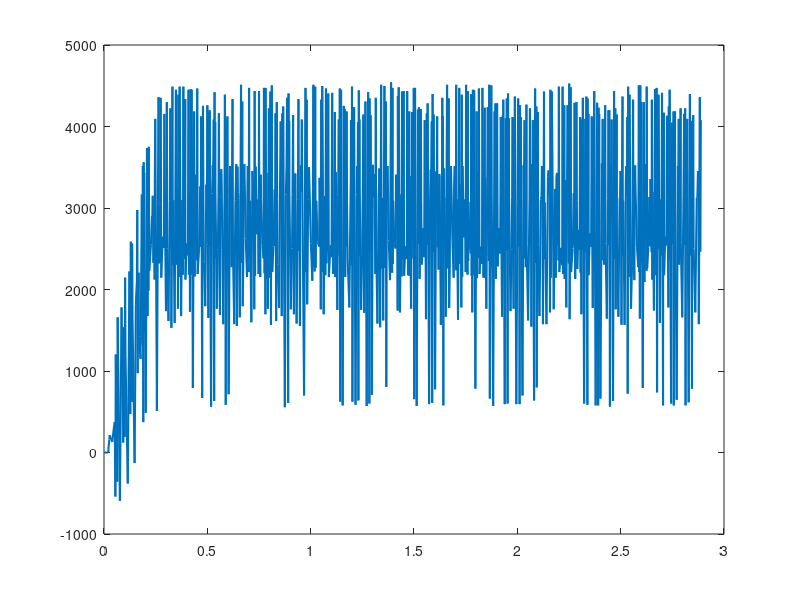

Recreate this plot in MATLAB. (Note: this script raises an error after producing the figure.)
%% 二階系統鑑別_Q3
clc ;
clear;
close all;
%% 載入波形
load("B_noise_speed_data1.mat")
t = B_noise_speed_data1(1,:);
y = B_noise_speed_data1(2,:);
figure(1) 
plot(t,y,'LineWidth',1.5)

%% 初始設定
sim_ts=t(1,end)/length(t);      %取樣時間
sim_tend=t(1,end);              %模擬終止時間
sigma = 12;                     %步階響應震幅
sim_t=0:sim_ts:sim_tend;        %時間函數          
r=sigma*ones(1,length(sim_t));  %輸入訊號
y_n=lowpass(y,50,1/sim_ts);    %低通濾波

%%  compute Kp<=>y0(inf)
y0_steady_state_value = mean( y_n(1, find(t > 0.5,1):end) );
Kp = y0_steady_state_value;
%%  compute K1<=>y1(inf)
y1_t = Kp * ones(1,length(y_n)) - y_n;
y1 = cumtrapz(t,y1_t);
y1_steady_state_value = mean( y1(1, find(t > 1,1):end) ); 
K1 = y1_steady_state_value; 

%%  compute K2 <=> y2(inf)
y2_t = K1 * ones(1,length(y1)) - y1; 
y2 = cumtrapz(t,y2_t);
y2_steady_state_value = mean( y2(1, find(t > 1,1):end) );
K2 = y2_steady_state_value;

%% compute K0,a1,a2
K0 = Kp / sigma; 
a1 = K1 / Kp; 
a2 = (a1 * K1 - K2) / Kp;
s=tf('s');
sys_id = tf(K0 / (a2 * s^2 + a1 * s + 1))

%%  驗證
y_id = lsim(sys_id,r,sim_t); 

figure(1)
plot(t,y_n,sim_t,y_id) 
legend('待鑑別波型','二階系統鑑別') 
xlabel('時間s'), ylabel('速度V') 